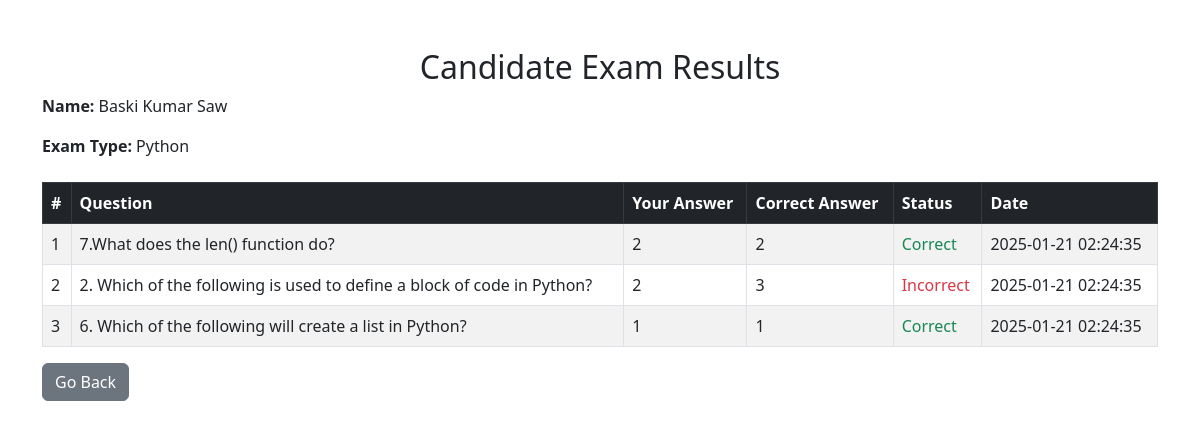
Before: /show_result_details.php?id=9 with the older database file.
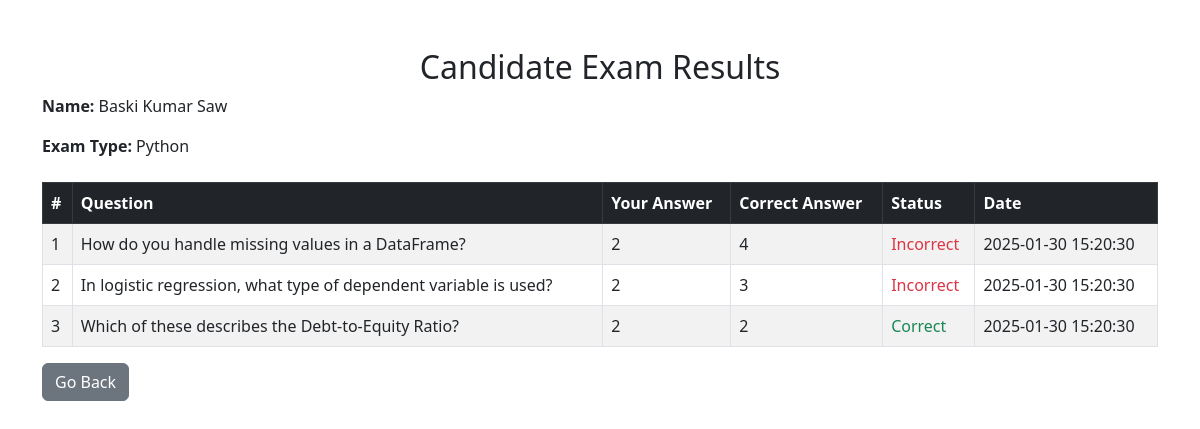
After: the same page with the newer database file.
### tables this page shows
CREATE TABLE `question_results` (
  `id` int(11) NOT NULL,
  `candidate_id` int(11) NOT NULL,
  `exam_type` varchar(255) NOT NULL,
  `question_id` int(11) NOT NULL,
  `question` text NOT NULL,
  `user_answer` int(11) NOT NULL,
  `correct_option` int(11) NOT NULL,
  `status` varchar(50) NOT NULL,
  `created_at` timestamp NOT NULL DEFAULT current_timestamp()
);

### show_result_details.php (the view, shortened to what this page needs)
<?php
$candidate_id = intval($_GET['id']);
include 'conn.php';
$candidate_sql = "SELECT name, exam_type FROM candidates WHERE id = $candidate_id";
$candidate_result = $conn->query($candidate_sql);
$candidate = $candidate_result->fetch_assoc();
$results_sql = "SELECT * FROM question_results WHERE candidate_id = $candidate_id";
$results = $conn->query($results_sql);
?>
<!DOCTYPE html>
<html>
<head>
    <link rel="stylesheet" href="https://cdnjs.cloudflare.com/ajax/libs/bootstrap/5.3.0/css/bootstrap.min.css">
</head>
<body>
<div class="container mt-5">
    <h2 class="text-center">Candidate Exam Results</h2>
    <div class="mb-4">
        <p><strong>Name:</strong> <?php echo htmlspecialchars($candidate['name']); ?></p>
        <p><strong>Exam Type:</strong> <?php echo htmlspecialchars($candidate['exam_type']); ?></p>
    </div>
    <?php if ($results->num_rows > 0) { ?>
        <div class="table-responsive">
            <table class="table table-bordered table-striped">
                <thead class="table-dark">
                    <tr>
                        <th>#</th>
                        <th>Question</th>
                        <th>Your Answer</th>
                        <th>Correct Answer</th>
                        <th>Status</th>
                        <th>Date</th>
                    </tr>
                </thead>
                <tbody>
                    <?php
                    $index = 1;
                    while ($row = $results->fetch_assoc()) {
                        $status_class = $row['status'] === 'Correct' ? 'text-success' : 'text-danger';
                    ?>
                        <tr>
                            <td><?php echo $index++; ?></td>
                            <td><?php echo htmlspecialchars($row['question']); ?></td>
                            <td><?php echo htmlspecialchars($row['user_answer']); ?></td>
                            <td><?php echo htmlspecialchars($row['correct_option']); ?></td>
                            <td class="<?php echo $status_class; ?>"><?php echo $row['status']; ?></td>
                            <td><?php echo htmlspecialchars($row['created_at']); ?></td>
                        </tr>
                    <?php } ?>
                </tbody>
            </table>
        </div>
    <?php } else { ?>
        <p class="text-center text-warning">No results found for Candidate ID: <?php echo $candidate_id; ?></p>
    <?php } ?>
    <a href="javascript:void(0);" class="btn btn-secondary" onclick="window.location.href='show_candidate.php';">Go Back</a>

Changed rows visible on the page:
removed question_results: question "7.What does the len() function do?", user_answer "2", correct_option "2", status "Correct", created_at "2025-01-21 02:24:35"
removed question_results: question "2. Which of the following is used to define a block of code in Python?", user_answer "2", correct_option "3", status "Incorrect", created_at "2025-01-21 02:24:35"
removed question_results: question "6. Which of the following will create a list in Python?", user_answer "1", correct_option "1", status "Correct", created_at "2025-01-21 02:24:35"
now on this page (row edited): question_results: question "How do you handle missing values in a DataFrame?", user_answer "2", correct_option "4", status "Incorrect", created_at "2025-01-30 15:20:30"
now on this page (row edited): question_results: question "In logistic regression, what type of dependent variable is used?", user_answer "2", correct_option "3", status "Incorrect", created_at "2025-01-30 15:20:30"
now on this page (row edited): question_results: question "Which of these describes the Debt-to-Equity Ratio?", user_answer "2", correct_option "2", status "Correct", created_at "2025-01-30 15:20:30"
